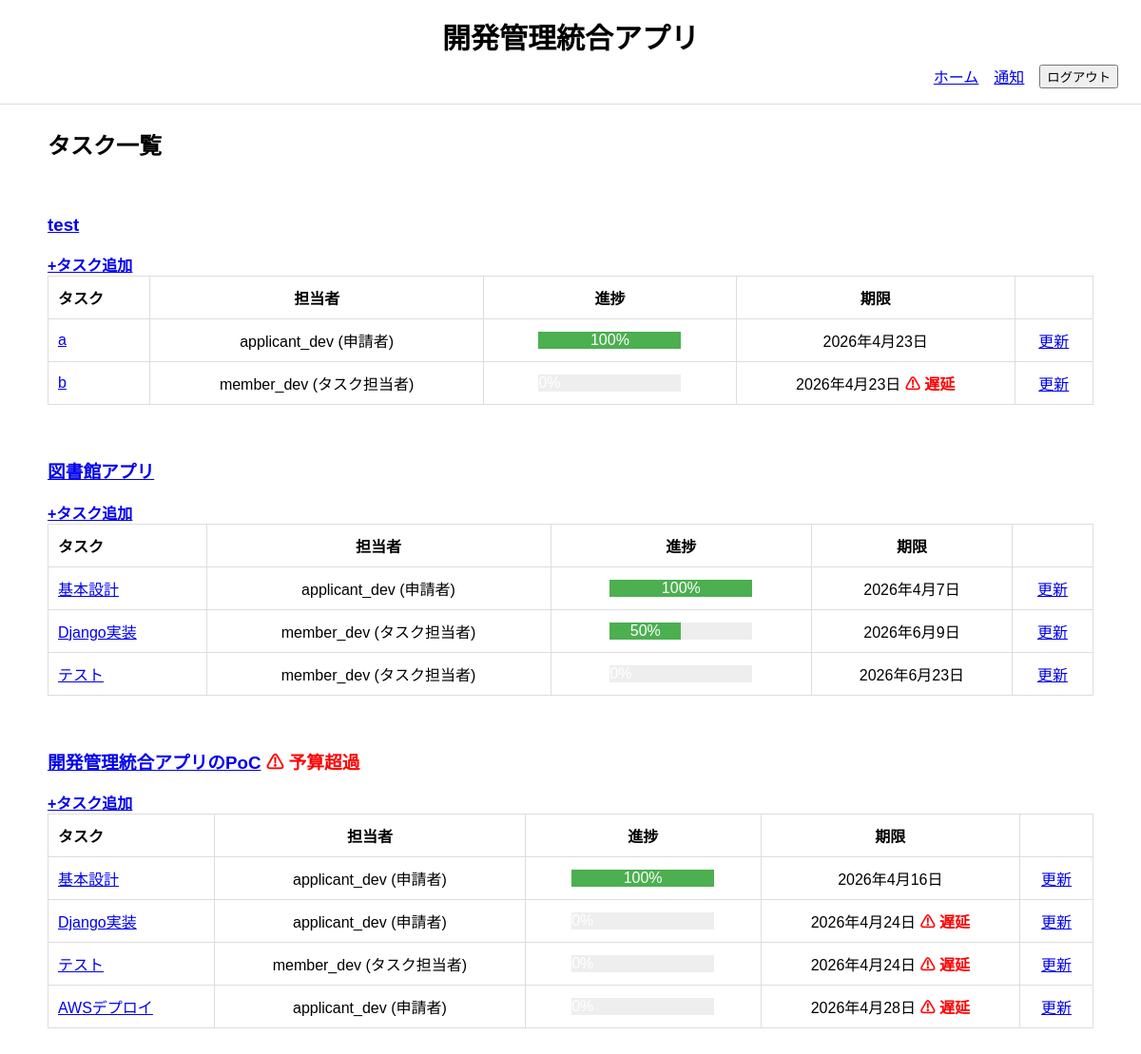
Page /tasks/ (signed in) on the earlier database version.
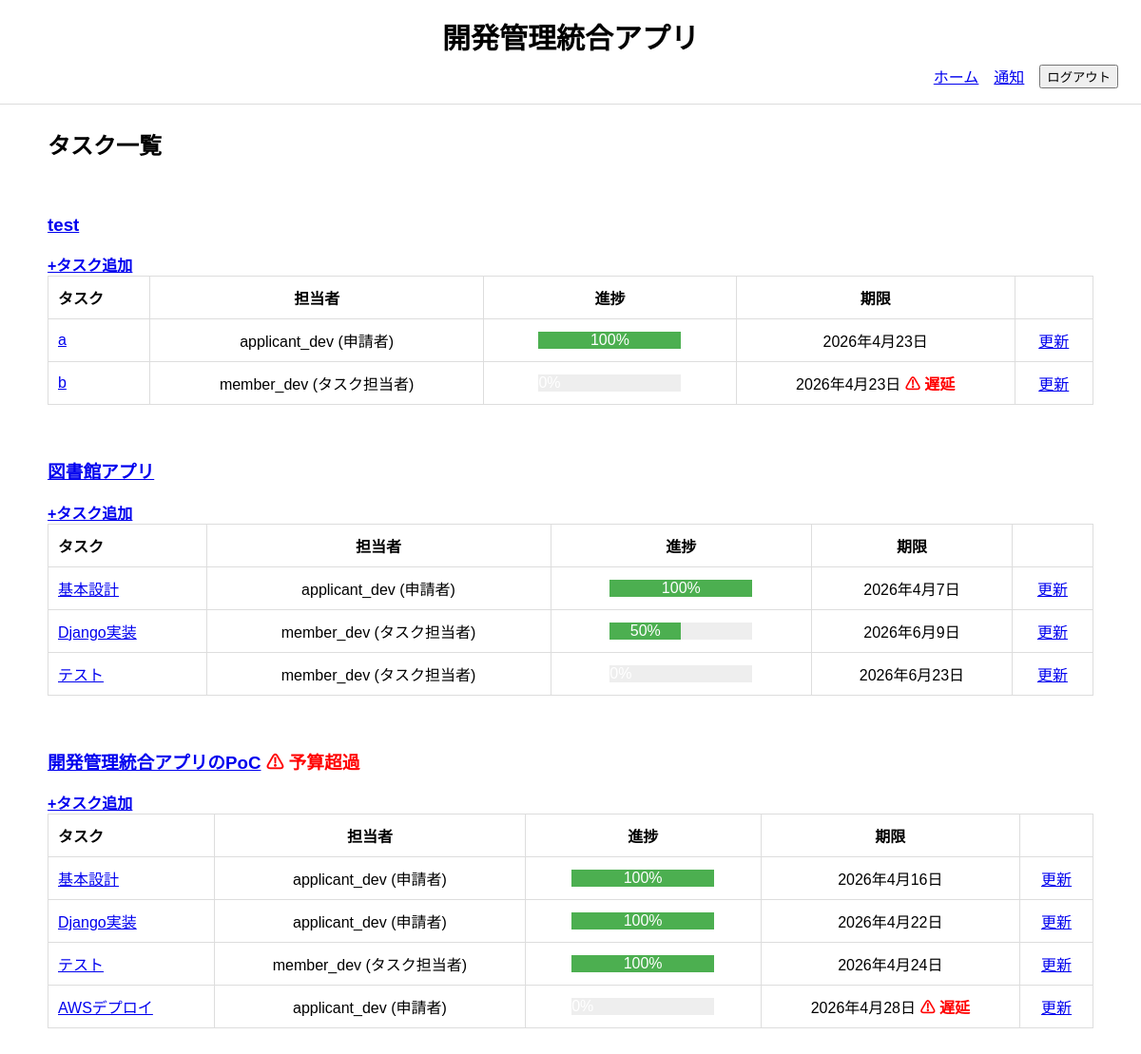
Same page on the later database version.
### project_management_app/models.py (models this page shows, shortened)
class Project(models.Model):
    class Status(models.TextChoices):
        DRAFT = "draft", "下書き"
        PENDING_MANAGER = "pending_manager", "部門承認待ち"
        PENDING_HQ = "pending_hq", "本部承認待ち"
        APPROVED = "approved", "承認済"
        IN_PROGRESS = "in_progress", "進行中"
        COMPLETED = "completed", "完了"
        REJECTED = "rejected", "却下"
    name = models.CharField("案件名", max_length=200)
    description = models.TextField("目的・概要")
    applicant = models.ForeignKey(
        CustomUser,
        verbose_name="案件担当者",
        on_delete=models.SET_NULL,
        null=True,
        blank=True,
        related_name="applied_projects"
    )
    department = models.ForeignKey(
        Department,
        verbose_name="担当部門",
        on_delete=models.PROTECT,
        related_name="projects",
    )
    estimated_budget = models.DecimalField(
        "予算額", max_digits=12, decimal_places=0
        )
    is_budget_notified = models.BooleanField(default=False)
    progress_rate = models.PositiveIntegerField(
        "全体進捗率",
        default=0,
        validators=[MinValueValidator(0), MaxValueValidator(100)]
    )
    status = models.CharField(
        "ステータス",
        max_length=30,
        choices=Status.choices,
        default=Status.DRAFT
    )
    submitted_at = models.DateField("申請日", null=True, blank=True)
    start_date = models.DateField("開始日", null=True, blank=True)
    due_date = models.DateField("期限", null=True, blank=True)
    approved_at = models.DateField("最終承認日", null=True, blank=True)
    completed_at = models.DateField("完了日", null=True, blank=True)
    created_at = models.DateTimeField("作成日時", auto_now_add=True)
    updated_at = models.DateTimeField("更新日時", auto_now=True)
    class Meta:
        verbose_name = "案件"
        verbose_name_plural = "案件"
        ordering = ["-created_at"]
    @property
    def total_actual_amount(self):
        return (
            self.budget_records.aggregate(
                total=Sum("amount")
            )["total"] or 0
        )
    @property
    def is_over_budget(self):
        return self.total_actual_amount > self.estimated_budget

class Task(models.Model):
    class Status(models.TextChoices):
        NOT_STARTED = "not_started", "未着手"
        IN_PROGRESS = "in_progress", "進行中"
        DONE = "done", "完了"
        DELAYED = "delayed", "遅延"
    project = models.ForeignKey(
        Project,
        verbose_name="案件",
        on_delete=models.CASCADE,
        related_name="tasks"
    )
    assignee = models.ForeignKey(
        CustomUser,
        verbose_name="タスク担当者",
        on_delete=models.SET_NULL,
        null=True,
        blank=True,
        related_name="assigned_tasks"
    )
    title = models.CharField("タスク名", max_length=200)
    description = models.TextField("詳細", blank=True)
    status = models.CharField(
        "ステータス",
        max_length=20,
        choices=Status.choices,
        default=Status.NOT_STARTED
    )
    progress_rate = models.PositiveIntegerField(
        "進捗率",
        default=0,
        validators=[MinValueValidator(0), MaxValueValidator(100)]
    )
    due_date = models.DateField("期限", null=True, blank=True)
    created_at = models.DateTimeField("作成日時", auto_now_add=True)
    updated_at = models.DateTimeField("更新日時", auto_now=True)
    class Meta:
        verbose_name = "タスク"
        verbose_name_plural = "タスク"
        ordering = ["due_date", "id"]
    @property
    def is_delayed(self):
        return bool(
            self.due_date
            and self.due_date < timezone.now().date()
            and self.status != self.Status.DONE
        )

class CustomUser(AbstractUser):
    class Role(models.TextChoices):
        MEMBER = "member", "タスク担当者"
        APPLICANT = "applicant", "申請者"
        MANAGER = "manager", "部門管理者"
        HQ = "hq", "本部管理者"
    department = models.ForeignKey(
        Department,
        verbose_name="所属部門",
        on_delete=models.PROTECT,
        related_name="users",
        null=True,
        blank=True
    )
    role = models.CharField(
        "ロール",
        max_length=30,
        choices=Role.choices,
        default=Role.APPLICANT
    )
    class Meta:
        verbose_name = "ユーザー"
        verbose_name_plural = "ユーザー"
    def __str__(self):
        return f"{self.username} ({self.get_role_display()})"

### project_management_app/views.py (the view)
# urls.py: path('tasks/', MyTaskListView.as_view(), name='my_tasks'),
class MyTaskListView(LoginRequiredMixin, ListView):
    model = Project
    template_name = 'project_management_app/my_task_list.html'
    context_object_name = 'projects'
    def get_queryset(self):
        user = self.request.user
        return (
            Project.objects.filter(
                Q(applicant=user) |
                Q(tasks__assignee=user)
            )
            .prefetch_related(
                Prefetch(
                "tasks",
                queryset=Task.objects.select_related("assignee").order_by("due_date")
                )
            )
            .distinct()
        )

### project_management_app/context_processors.py (called while the page is built)
def notification_count(request):
    if request.user.is_authenticated:
        count = Notification.objects.filter(
            recipient=request.user,
            is_read=False
        ).count()
    else:
        count = 0
    return {
        "unread_notification_count": count
    }

def pending_approval_count(request):
    if request.user.is_authenticated:
        if request.user.role == "manager":
            count = Project.objects.filter(
                department=request.user.department,
                status=Project.Status.PENDING_MANAGER
            ).count()
        elif request.user.role == "hq":
            count = Project.objects.filter(
                status=Project.Status.PENDING_HQ
            ).count()
        else:
            count = 0
    else:
        count = 0
    return {
        "pending_approval_count": count
    }

### project_management_app/templates/project_management_app/my_task_list.html
{% extends "project_management_app/base.html" %}
{% block content %}
<h2>タスク一覧</h2>
<br>
{% for project in projects %}
    <h3>
        <a href="{% url 'project_detail' project.pk %}">{{ project.name }}</a>
            {% if project.is_over_budget %}
            <span class="warning">⚠ 予算超過</span>
        {% endif %}
    </h3>
    {% if request.user == project.applicant and project.status != project.Status.COMPLETED %}
        <a href="{% url 'task_create' project.pk %}"><strong>+タスク追加</strong></a>
    {% endif %}
    <table>
        <tr>
            <th>タスク</th>
            <th>担当者</th>
            <th>進捗</th>
            <th>期限</th>
            <th></th>
        </tr>
        {% for task in project.tasks.all %}
        <tr>
            <td>
                <a href="{% url 'task_detail' task.pk %}">
                    {{ task.title }}
                </a>
            </td>
            <td>{{ task.assignee }}</td>
            <td style="text-align:center;">
                <div style="background:#eee; width:150px; display:inline-block;">
                    <div style="
                        background:#4caf50;
                        width:{{ task.progress_rate }}%;
                        text-align:center;
                        color:white;
                    ">
                        {{ task.progress_rate }}%
                    </div>
                </div>
            </td>
            <td>
                {{ task.due_date }}
                {% if task.is_delayed %}
                    <span class="warning"><strong>⚠ 遅延</strong></span>
                {% endif %}
            </td>
            <td>
                {% if request.user == task.assignee or request.user == task.project.applicant %}
                    {% if task.project.status == task.project.Status.IN_PROGRESS %}
                        <a href="{% url 'task_update' task.pk %}">更新</a>
                    {% endif %}
                {% else %}
                    -
                {% endif %}
            </td>
        </tr>
        {% endfor %}
    </table>
    <br><br>
{% endfor %}
{% endblock %}

### project_management_app/templates/project_management_app/base.html (shortened to what this page needs)
<!DOCTYPE html>
<html lang="ja">
<head>
    {% load static %}
    <link rel="stylesheet" href="{% static 'project_management_app/base.css' %}">
</head>
<body>
    <header class="header">
        <h1>開発管理統合アプリ</h1>
        <nav>
            <a href="{% url 'home' %}">ホーム</a>
            <a href="{% url 'notifications' %}" class="notification-link {% if unread_notification_count > 0 %}unread{% endif %}">
                通知
            </a>
            <form method="post" action="{% url 'logout' %}" class="logout-form">
                <button type="submit" class="logout-link">ログアウト</button>
            </form>
        </nav>
    </header>
    <main class="container">
        {% block content %}{% endblock %}
    </main>
</body>
</html>

### project_management_app/static/project_management_app/base.css (style rules this page uses)
body { font-family: sans-serif; margin: 0; }
.header { display: flex; justify-content: flex-end; align-items: center; flex-wrap: wrap; padding: 16px 24px; border-bottom: 1px solid #ddd; }
.header h1 { width: 100%; text-align: center; margin: 0; font-size: 30px; }
.header nav { width: 100%; display: flex; justify-content: flex-end; gap: 16px; margin-top: 8px; }
.container { max-width: 1100px; margin: 24px auto; padding: 0 16px; }
table { width: 100%; border-collapse: collapse; }
th, td { text-align: center; vertical-align: middle; padding: 10px; border: 1px solid #ddd; }
th:first-child, td:first-child { text-align: left; }
.warning { color: red; font-weight: bold; }

Differences in the rows shown:
changed Task (number 7 of 9 on the later page): progress_rate (not shown) → "100"; due_date "2026年4月24日" → "2026年4月22日"; no longer shows "⚠ 遅延"
changed Task (number 8 of 9 on the later page): progress_rate (not shown) → "100"; no longer shows "⚠ 遅延"
